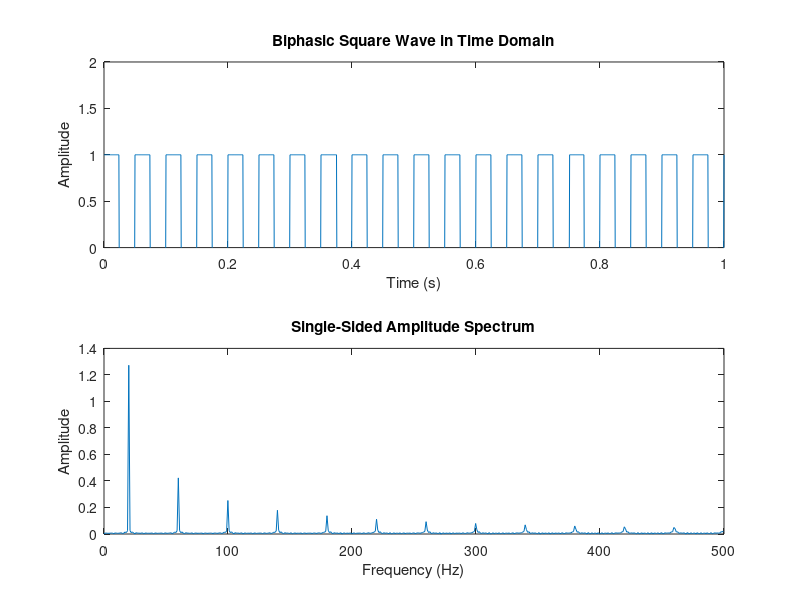

Write MATLAB code to recreate this figure.
% Parameters
Fs = 1000;              % Sampling frequency (Hz)
f = 20;                 % Frequency of the biphasic square wave (Hz)
pulse_width = 0.001;    % Pulse width (s)
t = 0:1/Fs:1;           % Time vector

% Generate biphasic square wave
biphasic_square_wave = square(2*pi*f*t, 50);

% Plot biphasic square wave in the time domain
figure;
subplot(2,1,1);
plot(t, biphasic_square_wave);
title('Biphasic Square Wave in Time Domain');
xlabel('Time (s)'); ylabel('Amplitude');
ylim([0,2]);
% Compute and plot spectrum
L = length(biphasic_square_wave);
Y = fft(biphasic_square_wave);
P2 = abs(Y/L);
P1 = P2(1:L/2+1);
P1(2:end-1) = 2*P1(2:end-1);
frequencies = Fs*(0:(L/2))/L;

subplot(2,1,2);
plot(frequencies, P1);
title('Single-Sided Amplitude Spectrum');
xlabel('Frequency (Hz)');
ylabel('Amplitude');

